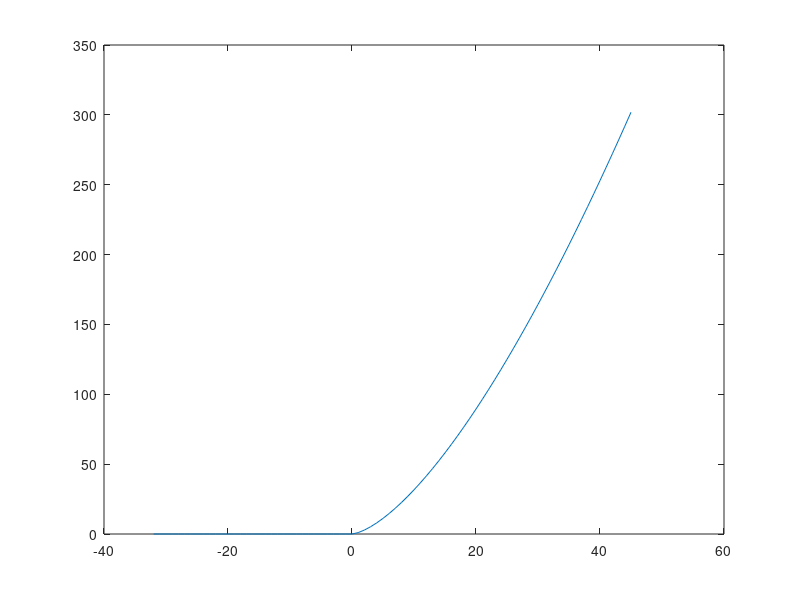

The MATLAB source for this figure:
% Octave Script
% title               :INYECTIVA , SUPRAYECTIVA , BIYECTIVA 
% Description         :Script para graficar la inyectiva ,suprayectiva y biyectiva 
% Author              :Adriana Trejo Patricio (Adri)
% Date                :202123172 
% Vercion             :1
% Usage               :octave> /path/ClasificacionNumeros 
% Notes               :Requiere aplicacion octave , usar su linea de comandos

% limpiar variables
clear
%dominio de la funcion 
x = -32:1:45;
%Reglas de correspondencia (funcion)
y =sqrt(x.^3)
%plotear funcion 
plot(x,y)